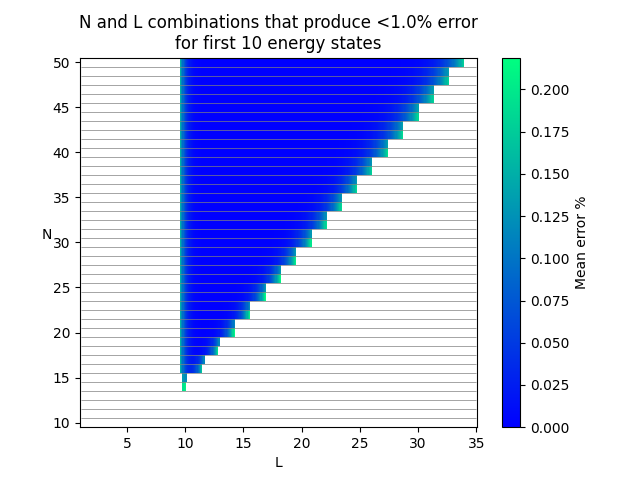

The script that drew this image:
"""Functions for visualizing N vs L 

"""
# Standard library
import argparse

# Third party
import numpy as np
import matplotlib.pyplot as plt
import matplotlib.ticker as ticker

# Local
import calc

def plot_N_vs_L(K: int, N_max: int, L_max: int, PREC: float, 
                dL: float, max_err_percent: float) -> None:
    """Plots N vs L plot where color indicates where the first K numerical 
    energies all have under max_err_percent error relative to analytical 
    energies.

    PREC is how many points to use in numerical integration. Higher is better.
    """
    # Set all value combinations to test
    L_values = np.arange(1, L_max + dL, dL)
    N_values = np.arange(K, N_max + 1)

    # Create value grids
    L_gird, N_grid = np.meshgrid(L_values, N_values)

    # Calculate actuall energies (used for finding error)
    actual_energies = calc.analytical_energies(K)

    # Create grid to be plotted
    mean_error_grid = np.zeros((len(N_values), len(L_values)))
    
    for i, N in enumerate(N_values):
        for j, L in enumerate(L_values):
            approx_energies = calc.numerical_energies(K, N, L, PREC)
            energy_errors = np.abs(approx_energies/actual_energies - 1)*100
            
            if np.all(energy_errors < max_err_percent):
                mean_error_grid[i, j] = np.mean(energy_errors)
            else:
                mean_error_grid[i, j] = np.nan  # Not interested in values with
                                           # too high errors.

    # Create custom color map where "white" is used for all np.nan values
    cmap = plt.get_cmap("winter")
    cmap.set_bad(color="white")

    # Draw color plot
    color = plt.pcolormesh(L_gird, N_grid, mean_error_grid, cmap=cmap)
    plt.colorbar(color, label="Mean error %")

    # Set ticks and titles
    plt.xlabel("L")
    plt.ylabel("N", rotation=0)
    plt.title(f"N and L combinations that produce <{max_err_percent}% error\n"
              f"for first {K} energy states")

    # Force y-axsis (N) to use integer values
    plt.gca().yaxis.set_major_locator(ticker.MaxNLocator(integer=True))

    # Draw custom grid lines (plt.grid() does not support offsetting from ticks)
    grid_hlines = N_values - 0.5
    plt.gca().hlines(y=grid_hlines, xmin=1, xmax=L_max, 
                     color="Gray", linewidth=0.5)
    
    # Show plot
    plt.show()

if __name__ == "__main__":
    parser = argparse.ArgumentParser(prog="N vs. L plot for H.O. approximation",
                                     description=("Outputs a plot showing "
                                                  "which combinations of N "
                                                  "and L gives the best "
                                                  "numerical approximations."))

    parser.add_argument("-K", help="K first energies of H.O. to approximate.",
                        dest="K", 
                        type=int,
                        required=True)

    parser.add_argument("-N", help=("Max N value to test for."),
                        dest="N_max", 
                        type=int,
                        required=True)
    
    parser.add_argument("-L", help=("Max L value to test for."),
                        dest="L_max", 
                        type=float,
                        required=True)
    
    parser.add_argument('-P', help=("Amount of points used in numerical "
                                    "integration."),
                        dest="PREC", 
                        type=float, 
                        required=True)

    parser.add_argument('-E', help=("Max error of numerical approximation "
                                    "relative to analytical to allow."),
                        dest="max_err_percent", 
                        type=float,
                        required=True)

    parser.add_argument('-dL', help=("Difference between each L value."),
                        dest="dL", 
                        type=float,
                        required=True)

    args = parser.parse_args()

    plot_N_vs_L(args.K, args.N_max, args.L_max, args.PREC, args.dL, 
                args.max_err_percent)
